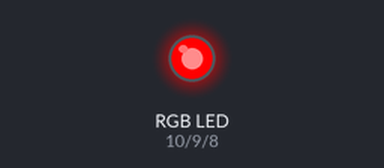
The sketch below on a simulated Arduino Uno, built with avr-gcc and run on an emulated ATmega328P. Parts: an RGB LED mixed from three pins (HIGH = lit).

Above: at 0.5 s.
At 1.5 s:
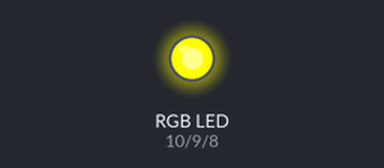
At 5.5 s:
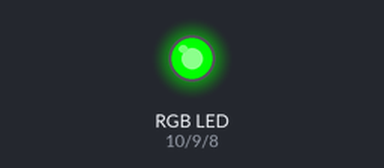
Timing chart, 0 to 6.9 s (numbered marks = the images above):
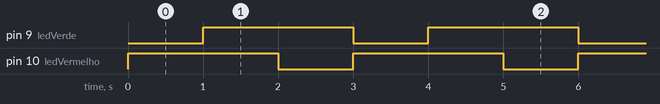

The sketch:

3-piscandoLedRGBComFuncoes.ino
```cpp
int ledAzul = 8;
int ledVerde = 9;
int ledVermelho = 10;

void setup() {
  pinMode(ledAzul,OUTPUT);
  pinMode(ledVerde,OUTPUT);
  pinMode(ledVermelho,OUTPUT);
}

void loop() {
  trocaCor(255, 0, 0);
  trocaCor(255, 255, 0);
  trocaCor(0, 255, 0);
}

void trocaCor(int vermelho, int verde, int azul){
  digitalWrite(ledAzul, azul);
  digitalWrite(ledVerde, verde);
  digitalWrite(ledVermelho, vermelho);
  delay(1000);
}
```

Measured:
- by itself, pin 9 (ledVerde), pin 10 (ledVermelho): alternates HIGH for 2.0 s and LOW for 1.0 s
- by itself, everything shown: repeats every 3.0 s, in 3 steps
